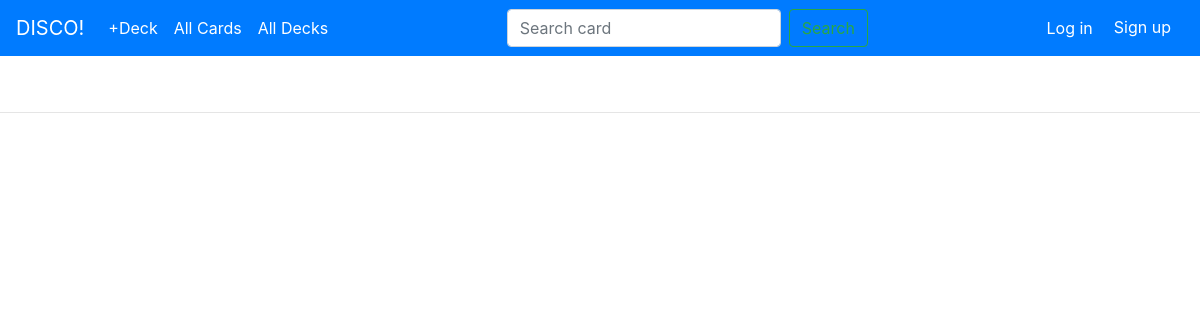
/deck/show/10/, run on an earlier commit of the app's database.
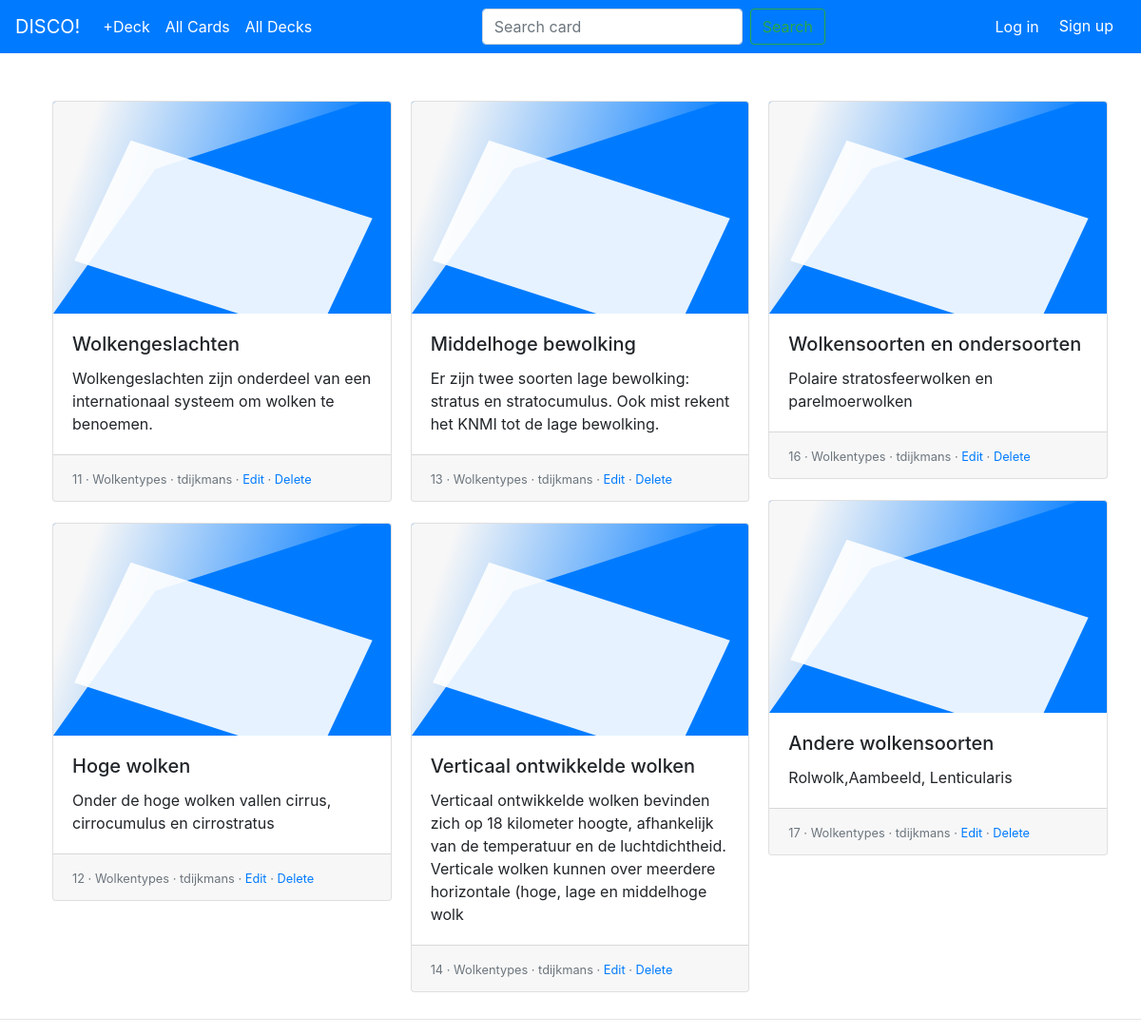
And on a later commit of the database.
### cardmaker/models.py (models this page shows, shortened)
class Card(models.Model):
    question = models.CharField(max_length=200)
    answer = models.CharField(max_length=200)
    deck = models.ForeignKey(Deck, on_delete=models.CASCADE)

class Deck(models.Model):
    title = models.CharField(max_length=200)
    subject = models.CharField(max_length=200)
    description = models.TextField(max_length=500, blank=True)
    creator = models.ForeignKey(User, on_delete=models.CASCADE)
    def __str__(self):
        return self.title

### cardmaker/views.py (the view)
# urls.py: path('deck/show/<int:deck_id>/', views.show_deck, name="show_deck"),
def show_deck(request, deck_id):
    deck = Deck.objects.get(pk=deck_id)
    c_list = Card.objects.filter(deck_id=deck)
    context = {'list_of_cards' : c_list}
    return render(request, 'show_deck.html', context)

### cardmaker/templates/show_deck.html (shortened to what this page needs)
{% extends "base.html" %}
{% load static %}
{% block content %}
<div class="container">
<div class="card-columns">
  {% for card in list_of_cards %}
  <div class="card">
    <img src="{% static "images/FlashCardImage.svg" %}" class="card-img-top" alt="...">
    <div class="card-body">
      <h5 class="card-title">{{ card.question }}  </h5>
      <p class="card-text">{{card.answer}}</p>
    </div>
    <div class="card-footer">
      <small class="text-muted">
          {{card.id}}
        · {{card.deck}}
        · {{card.deck.creator}}
        · <a href="/card/edit/{{card.id}}">Edit</a>
        · <a href="/card/delete/{{card.id}}/">Delete</a>
      </small>
    </div>
  </div>
{% endfor %}
</div>
</div>
<hr>
{% endblock %}

What changed in the data, as far as the page shows it:
added Card: question "Wolkengeslachten", answer "Wolkengeslachten zijn onderdeel van een internationaal systeem om wolken te benoemen.", id "11", deck "Wolkentypes", deck.creator "tdijkmans"
added Card: question "Hoge wolken", answer "Onder de hoge wolken vallen cirrus, cirrocumulus en cirrostratus", id "12", deck "Wolkentypes", deck.creator "tdijkmans"
added Card: question "Middelhoge bewolking", answer "Er zijn twee soorten lage bewolking: stratus en stratocumulus. Ook mist rekent het KNMI tot de lage bewolking.", id "13", deck "Wolkentypes", deck.creator "tdijkmans"
added Card: question "Verticaal ontwikkelde wolken", answer "Verticaal ontwikkelde wolken bevinden zich op 18 kilometer hoogte, afhankelijk van de temperatuur en de luchtdichtheid. Verticale wolken kunnen over meerdere horizontale (hoge, lage en middelhoge wolk", id "14", deck "Wolkentypes", deck.creator "tdijkmans"
added Card: question "Wolkensoorten en ondersoorten", answer "Polaire stratosfeerwolken en parelmoerwolken", id "16", deck "Wolkentypes", deck.creator "tdijkmans"
added Card: question "Andere wolkensoorten", answer "Rolwolk,Aambeeld, Lenticularis", id "17", deck "Wolkentypes", deck.creator "tdijkmans"
